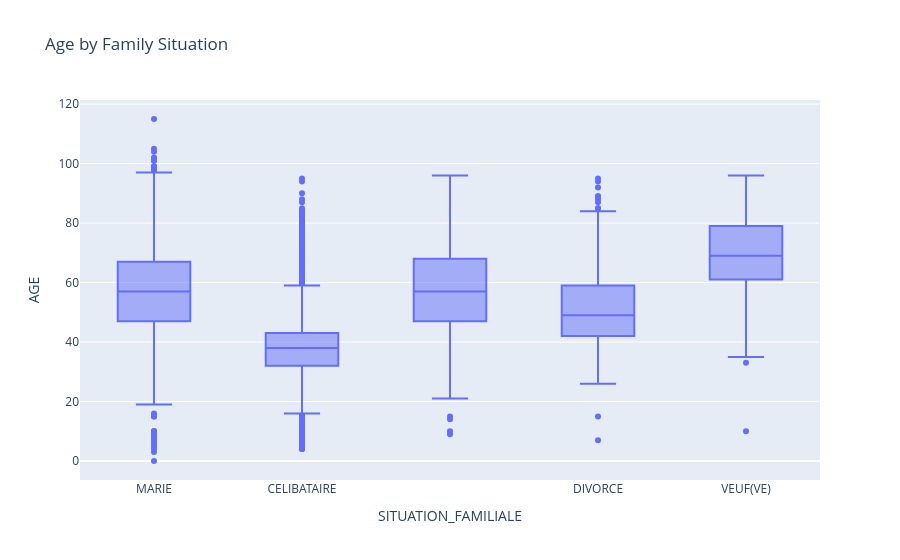

This figure's notebook cell:
### Markdown cell above
#### Age by family situation

### Code cell
fig = px.box(client_table, x="SITUATION_FAMILIALE", y="AGE", title="Age by Family Situation")
fig.show()

### Figure 1 — Plotly figure (JSON) as saved in the notebook; plotly's stock layout.template omitted (floating-point values rounded to 4 significant figures; data arrays with more than 128 entries replaced by an {"elided": "..."} marker saying what was removed)
{"data": [{"alignmentgroup": "True", "hovertemplate": "SITUATION_FAMILIALE=%{x}<br>AGE=%{y}<extra></extra>", "legendgroup": "", "marker": {"color": "#636efa"}, "name": "", "notched": false, "offsetgroup": "", "orientation": "v", "showlegend": false, "type": "box", "x": {"elided": "44061 str values"}, "x0": " ", "xaxis": "x", "y": {"elided": "44061 int values"}, "y0": " ", "yaxis": "y"}], "layout": {"autosize": true, "boxmode": "group", "legend": {"tracegroupgap": 0}, "title": {"text": "Age by Family Situation"}, "xaxis": {"anchor": "y", "autorange": true, "domain": [0, 1], "range": [0.5, 5.5], "title": {"text": "SITUATION_FAMILIALE"}, "type": "category"}, "yaxis": {"anchor": "x", "autorange": true, "domain": [0, 1], "range": [-6.389, 121.4], "title": {"text": "AGE"}, "type": "linear"}}}
